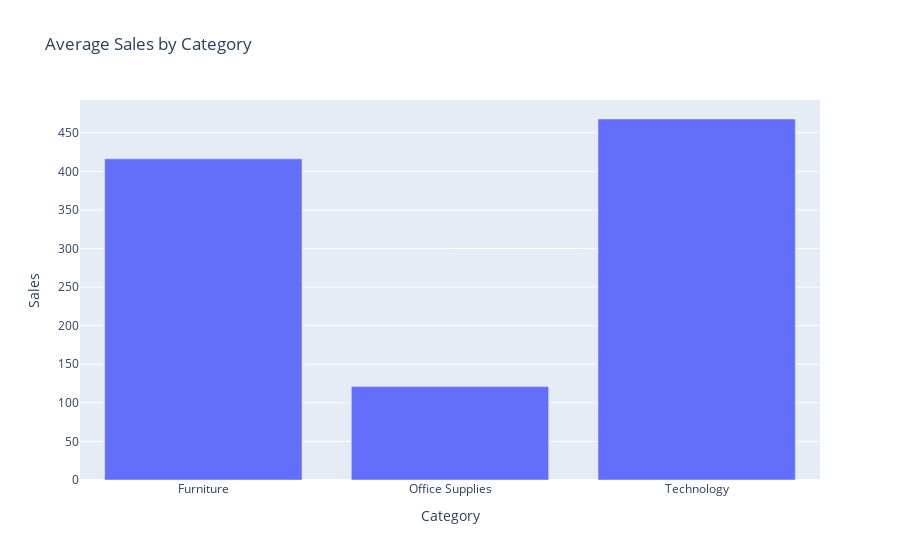
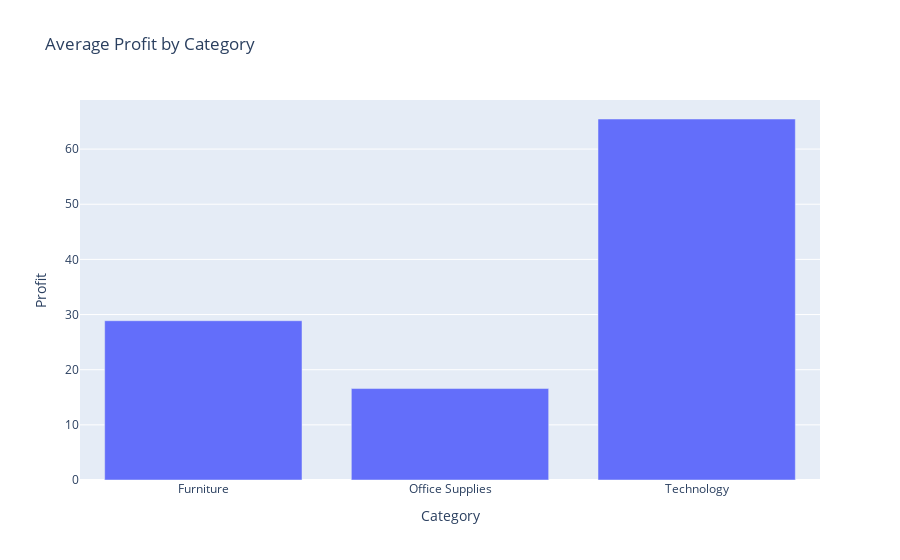

Notebook cell for these charts, in order:
### Code cell
#Group by Category and analyze mean Sales and Profit
category_group = df.groupby('Category')[['Sales', 'Profit']].mean().reset_index()
print(category_group)

# Plotting the group analysis
fig = px.bar(category_group, x='Category', y='Sales', title='Average Sales by Category')
fig.show()

fig = px.bar(category_group, x='Category', y='Profit', title='Average Profit by Category')
fig.show()

### Figure 1 — Plotly figure (JSON) as saved in the notebook; plotly's stock layout.template omitted (floating-point values rounded to 4 significant figures)
{"data": [{"alignmentgroup": "True", "hovertemplate": "Category=%{x}<br>Sales=%{y}<extra></extra>", "legendgroup": "", "marker": {"color": "#636efa", "pattern": {"shape": ""}}, "name": "", "offsetgroup": "", "orientation": "v", "showlegend": false, "textposition": "auto", "type": "bar", "x": ["Furniture", "Office Supplies", "Technology"], "xaxis": "x", "y": [416.2, 121.1, 467.9], "yaxis": "y"}], "layout": {"barmode": "relative", "legend": {"tracegroupgap": 0}, "title": {"text": "Average Sales by Category"}, "xaxis": {"anchor": "y", "domain": [0, 1], "title": {"text": "Category"}}, "yaxis": {"anchor": "x", "domain": [0, 1], "title": {"text": "Sales"}}}}

### Figure 2 — Plotly figure (JSON) as saved in the notebook; plotly's stock layout.template omitted (floating-point values rounded to 4 significant figures)
{"data": [{"alignmentgroup": "True", "hovertemplate": "Category=%{x}<br>Profit=%{y}<extra></extra>", "legendgroup": "", "marker": {"color": "#636efa", "pattern": {"shape": ""}}, "name": "", "offsetgroup": "", "orientation": "v", "showlegend": false, "textposition": "auto", "type": "bar", "x": ["Furniture", "Office Supplies", "Technology"], "xaxis": "x", "y": [28.88, 16.58, 65.45], "yaxis": "y"}], "layout": {"barmode": "relative", "legend": {"tracegroupgap": 0}, "title": {"text": "Average Profit by Category"}, "xaxis": {"anchor": "y", "domain": [0, 1], "title": {"text": "Category"}}, "yaxis": {"anchor": "x", "domain": [0, 1], "title": {"text": "Profit"}}}}
